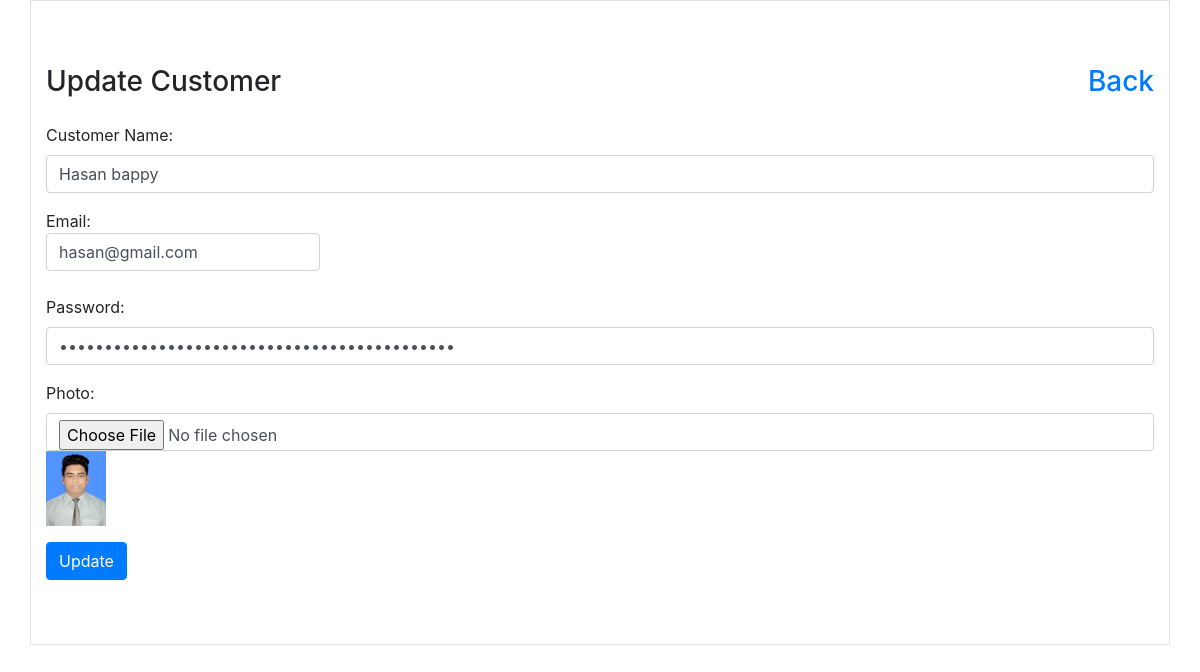
Page /edit.php?id=36 on the committed database.
### tables this page shows
CREATE TABLE `customers` (
  `id` int(11) NOT NULL,
  `name` varchar(50) NOT NULL,
  `gender` varchar(10) NOT NULL,
  `email` varchar(50) NOT NULL,
  `password` varchar(50) NOT NULL,
  `photo` varchar(200) NOT NULL
);

### edit.php (the view, shortened to what this page needs)
<?php
require_once 'connection.php';
$id= (int)trim($_GET['id']);
$q= 'SELECT name, email, password, photo FROM customers WHERE id=:id';
$stmt= $con->prepare($q);
$stmt->bindParam(':id', $id);
$stmt->execute();
$customer= $stmt->fetch();
?>
<!doctype html>
<html lang="en">
<head>
	<link rel="stylesheet" href="https://stackpath.bootstrapcdn.com/bootstrap/4.3.1/css/bootstrap.min.css">
	<link rel="stylesheet" href="https://use.fontawesome.com/releases/v5.7.2/css/all.css">
</head>
<body>
 <div class="container py-5 border">
    <div class="panel panel-default">
       <div class="panel-heading">
        <h3 class="py-3"> Update Customer <a style="float:right" href="index.php"> Back</a></h3>
        <div class="panel-body">
            <form action="" method="post" class="form-group" enctype="multipart/form-data">
                <div class="form-group">
                    <label for="">Customer Name: </label>
                    <input type="text" value="<?php echo $customer['name'];?>" class="form-control" name="name" required="Please fill up">
                </div>
                <div class="form-group">
                    <label for="">Email: </la€bel>
                        <input type="email" class="form-control" value="<?php echo $customer['email'];?>" name="email" required="Please fill up">
                    </div>
                    <div class="form-group">
                    <label for="">Password: </label>
                    <input type="password" value="<?php echo $customer['photo'];?>" class="form-control" name="password" required="Please fill up">
                </div>
                    <div class="form-group">
                        <label for="">Photo: </label>
                        <input type="file" value="<?php echo $customer['photo'];?>" class="form-control" name="photo" >
                        <img src="upload/pic/<?php echo $customer['photo'];  ?>" alt="" width= 60>
                    </div>
                    <div class="form-group">
                        <input type="submit" class="btn btn-primary btn-center" class="form-control" name="edit" value="Update" onclick="return msg()" />
                    </div>
                </form>
            </div>
        </div>
    </div>
</div>

### rows in the picture
customers: name "Hasan bappy", email "hasan@gmail.com", photo (picture)
